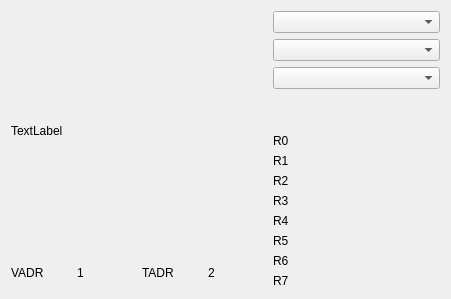
<?xml version="1.0" encoding="UTF-8"?>
<ui version="4.0">
 <class>PPUWidget</class>
 <widget class="QWidget" name="PPUWidget">
  <property name="geometry">
   <rect>
    <x>0</x>
    <y>0</y>
    <width>451</width>
    <height>299</height>
   </rect>
  </property>
  <property name="windowTitle">
   <string>Form</string>
  </property>
  <layout class="QHBoxLayout" name="horizontalLayout">
   <item>
    <layout class="QVBoxLayout" name="verticalLayout_12">
     <item>
      <widget class="QLabel" name="nesScreen">
       <property name="minimumSize">
        <size>
         <width>256</width>
         <height>240</height>
        </size>
       </property>
       <property name="text">
        <string>TextLabel</string>
       </property>
      </widget>
     </item>
     <item>
      <layout class="QHBoxLayout" name="horizontalLayout_11">
       <item>
        <widget class="QLabel" name="label_2">
         <property name="text">
          <string>VADR</string>
         </property>
        </widget>
       </item>
       <item>
        <widget class="QLabel" name="labVAdr">
         <property name="text">
          <string>1</string>
         </property>
        </widget>
       </item>
       <item>
        <widget class="QLabel" name="label_4">
         <property name="text">
          <string>TADR</string>
         </property>
        </widget>
       </item>
       <item>
        <widget class="QLabel" name="labTAdr">
         <property name="text">
          <string>2</string>
         </property>
        </widget>
       </item>
      </layout>
     </item>
    </layout>
   </item>
   <item>
    <layout class="QVBoxLayout" name="verticalLayout_3">
     <item>
      <widget class="QComboBox" name="nesScrType"/>
     </item>
     <item>
      <widget class="QComboBox" name="nesBGTileset"/>
     </item>
     <item>
      <widget class="QComboBox" name="nesSPTileset"/>
     </item>
     <item>
      <spacer name="verticalSpacer_2">
       <property name="orientation">
        <enum>Qt::Vertical</enum>
       </property>
       <property name="sizeHint" stdset="0">
        <size>
         <width>20</width>
         <height>40</height>
        </size>
       </property>
      </spacer>
     </item>
     <item>
      <layout class="QGridLayout" name="gridLayout_4" columnstretch="0,0">
       <item row="2" column="0">
        <widget class="QLabel" name="label_69">
         <property name="text">
          <string>R2</string>
         </property>
        </widget>
       </item>
       <item row="5" column="0">
        <widget class="QLabel" name="label_70">
         <property name="text">
          <string>R5</string>
         </property>
        </widget>
       </item>
       <item row="4" column="0">
        <widget class="QLabel" name="label_6">
         <property name="text">
          <string>R4</string>
         </property>
        </widget>
       </item>
       <item row="0" column="0">
        <widget class="QLabel" name="label_71">
         <property name="text">
          <string>R0</string>
         </property>
        </widget>
       </item>
       <item row="6" column="0">
        <widget class="QLabel" name="label_72">
         <property name="text">
          <string>R6</string>
         </property>
        </widget>
       </item>
       <item row="3" column="0">
        <widget class="QLabel" name="label_73">
         <property name="text">
          <string>R3</string>
         </property>
        </widget>
       </item>
       <item row="1" column="0">
        <widget class="QLabel" name="label_74">
         <property name="text">
          <string>R1</string>
         </property>
        </widget>
       </item>
       <item row="7" column="0">
        <widget class="QLabel" name="label_75">
         <property name="text">
          <string>R7</string>
         </property>
        </widget>
       </item>
       <item row="0" column="1">
        <widget class="QLabel" name="lab_ppu_r0">
         <property name="text">
          <string/>
         </property>
        </widget>
       </item>
       <item row="1" column="1">
        <widget class="QLabel" name="lab_ppu_r1">
         <property name="text">
          <string/>
         </property>
        </widget>
       </item>
       <item row="2" column="1">
        <widget class="QLabel" name="lab_ppu_r2">
         <property name="text">
          <string/>
         </property>
        </widget>
       </item>
       <item row="3" column="1">
        <widget class="QLabel" name="lab_ppu_r3">
         <property name="text">
          <string/>
         </property>
        </widget>
       </item>
       <item row="4" column="1">
        <widget class="QLabel" name="lab_ppu_r4">
         <property name="text">
          <string/>
         </property>
        </widget>
       </item>
       <item row="5" column="1">
        <widget class="QLabel" name="lab_ppu_r5">
         <property name="text">
          <string/>
         </property>
        </widget>
       </item>
       <item row="6" column="1">
        <widget class="QLabel" name="lab_ppu_r6">
         <property name="text">
          <string/>
         </property>
        </widget>
       </item>
       <item row="7" column="1">
        <widget class="QLabel" name="lab_ppu_r7">
         <property name="text">
          <string/>
         </property>
        </widget>
       </item>
      </layout>
     </item>
    </layout>
   </item>
  </layout>
 </widget>
 <resources/>
 <connections/>
</ui>
